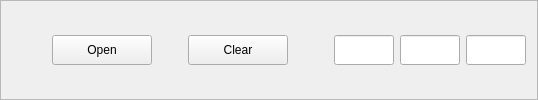
                <widget class="QFrame" name="Frame_ImageView_AddImage">
                 <property name="styleSheet">
                  <string notr="true">QFrame#Frame_ImageView_AddImage
{
	border-top:1px solid rgb(226, 226, 226);
	border-bottom:2px solid rgb(226, 226, 226);
	border-left:2px solid rgb(226, 226, 226);
	border-right:2px solid rgb(226, 226, 226);
	background-color: rgb(247, 247, 247);
}</string>
                 </property>
                 <property name="frameShape">
                  <enum>QFrame::StyledPanel</enum>
                 </property>
                 <property name="frameShadow">
                  <enum>QFrame::Raised</enum>
                 </property>
                 <layout class="QHBoxLayout" name="horizontalLayout_43">
                  <item>
                   <spacer name="horizontalSpacer_24">
                    <property name="orientation">
                     <enum>Qt::Horizontal</enum>
                    </property>
                    <property name="sizeHint" stdset="0">
                     <size>
                      <width>40</width>
                      <height>20</height>
                     </size>
                    </property>
                   </spacer>
                  </item>
                  <item>
                   <widget class="QPushButton" name="PushButton_ImageView_Open">
                    <property name="sizePolicy">
                     <sizepolicy hsizetype="Fixed" vsizetype="Fixed">
                      <horstretch>0</horstretch>
                      <verstretch>0</verstretch>
                     </sizepolicy>
                    </property>
                    <property name="minimumSize">
                     <size>
                      <width>100</width>
                      <height>30</height>
                     </size>
                    </property>
                    <property name="maximumSize">
                     <size>
                      <width>100</width>
                      <height>30</height>
                     </size>
                    </property>
                    <property name="styleSheet">
                     <string notr="true">font: 87 8pt &quot;Arial Black&quot;;</string>
                    </property>
                    <property name="text">
                     <string>Open</string>
                    </property>
                   </widget>
                  </item>
                  <item>
                   <spacer name="horizontalSpacer_25">
                    <property name="orientation">
                     <enum>Qt::Horizontal</enum>
                    </property>
                    <property name="sizeType">
                     <enum>QSizePolicy::Fixed</enum>
                    </property>
                    <property name="sizeHint" stdset="0">
                     <size>
                      <width>30</width>
                      <height>20</height>
                     </size>
                    </property>
                   </spacer>
                  </item>
                  <item>
                   <widget class="QPushButton" name="PushButton_ImageView_Clear">
                    <property name="sizePolicy">
                     <sizepolicy hsizetype="Fixed" vsizetype="Fixed">
                      <horstretch>0</horstretch>
                      <verstretch>0</verstretch>
                     </sizepolicy>
                    </property>
                    <property name="minimumSize">
                     <size>
                      <width>100</width>
                      <height>30</height>
                     </size>
                    </property>
                    <property name="maximumSize">
                     <size>
                      <width>100</width>
                      <height>30</height>
                     </size>
                    </property>
                    <property name="styleSheet">
                     <string notr="true">font: 87 8pt &quot;Arial Black&quot;;</string>
                    </property>
                    <property name="text">
                     <string>Clear</string>
                    </property>
                   </widget>
                  </item>
                  <item>
                   <spacer name="horizontalSpacer_23">
                    <property name="orientation">
                     <enum>Qt::Horizontal</enum>
                    </property>
                    <property name="sizeHint" stdset="0">
                     <size>
                      <width>40</width>
                      <height>20</height>
                     </size>
                    </property>
                   </spacer>
                  </item>
                  <item>
                   <widget class="QLineEdit" name="LineEdit_ImageView_Color_R">
                    <property name="sizePolicy">
                     <sizepolicy hsizetype="Fixed" vsizetype="Fixed">
                      <horstretch>0</horstretch>
                      <verstretch>0</verstretch>
                     </sizepolicy>
                    </property>
                    <property name="minimumSize">
                     <size>
                      <width>60</width>
                      <height>30</height>
                     </size>
                    </property>
                    <property name="maximumSize">
                     <size>
                      <width>60</width>
                      <height>30</height>
                     </size>
                    </property>
                    <property name="styleSheet">
                     <string notr="true"/>
                    </property>
                    <property name="text">
                     <string/>
                    </property>
                   </widget>
                  </item>
                  <item>
                   <widget class="QLineEdit" name="LineEdit_ImageView_Color_G">
                    <property name="sizePolicy">
                     <sizepolicy hsizetype="Fixed" vsizetype="Fixed">
                      <horstretch>0</horstretch>
                      <verstretch>0</verstretch>
                     </sizepolicy>
                    </property>
                    <property name="minimumSize">
                     <size>
                      <width>60</width>
                      <height>30</height>
                     </size>
                    </property>
                    <property name="maximumSize">
                     <size>
                      <width>60</width>
                      <height>30</height>
                     </size>
                    </property>
                    <property name="styleSheet">
                     <string notr="true"/>
                    </property>
                   </widget>
                  </item>
                  <item>
                   <widget class="QLineEdit" name="LineEdit_ImageView_Color_B">
                    <property name="sizePolicy">
                     <sizepolicy hsizetype="Fixed" vsizetype="Fixed">
                      <horstretch>0</horstretch>
                      <verstretch>0</verstretch>
                     </sizepolicy>
                    </property>
                    <property name="minimumSize">
                     <size>
                      <width>60</width>
                      <height>30</height>
                     </size>
                    </property>
                    <property name="maximumSize">
                     <size>
                      <width>60</width>
                      <height>30</height>
                     </size>
                    </property>
                    <property name="styleSheet">
                     <string notr="true"/>
                    </property>
                   </widget>
                  </item>
                 </layout>
                </widget>
